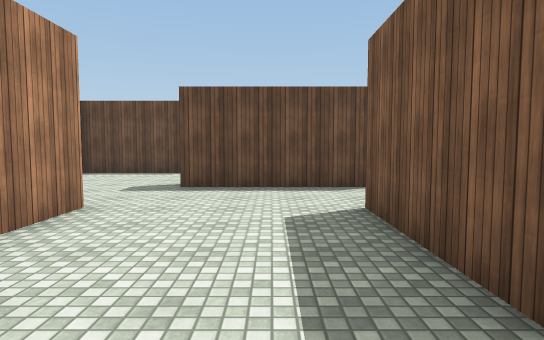
[1] (above)

23 first-person views from a walk through a 3-D level made in the Unity game engine. The camera is 1.4 m above the floor, tilts 4° down and sees 75° across. The floor is counted in squares, 2 m on a side. Each view is taken from the middle of a square. On the plan, view 1 faces up. The plan holds only what a view shows up to about 11 squares ahead; the rest is blank. Some animated figures are not drawn. Surface patterns are stand-ins for the level's own textures.

[2]
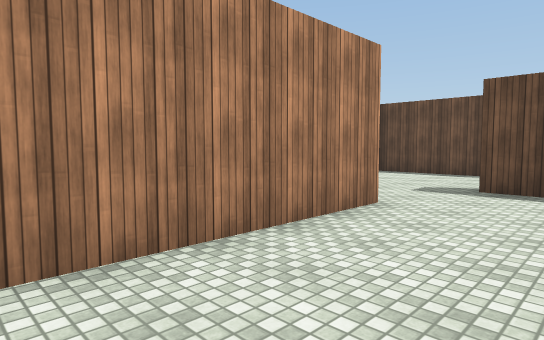

[3]
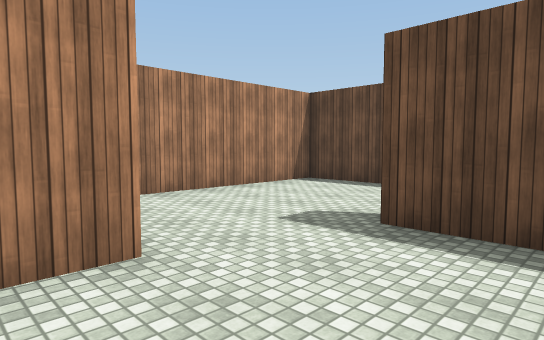

[4]
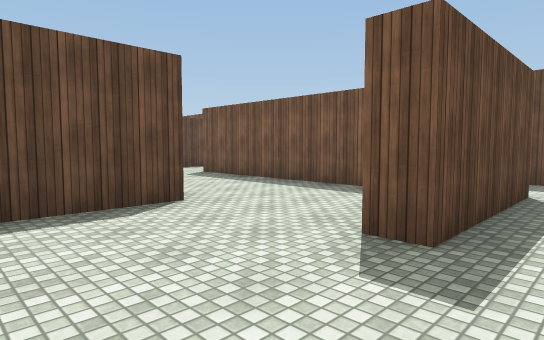

[5]
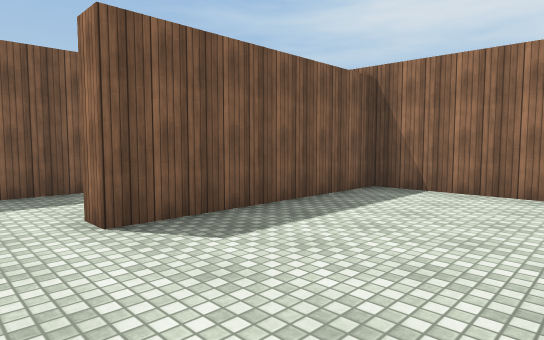

[6]
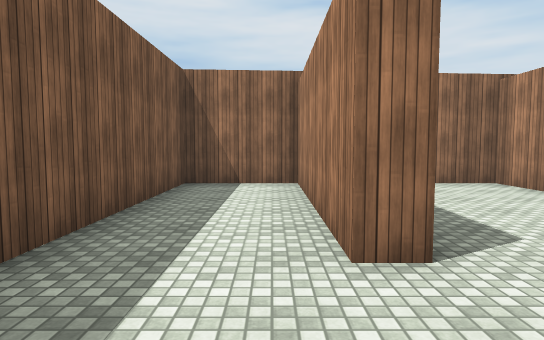

[7]
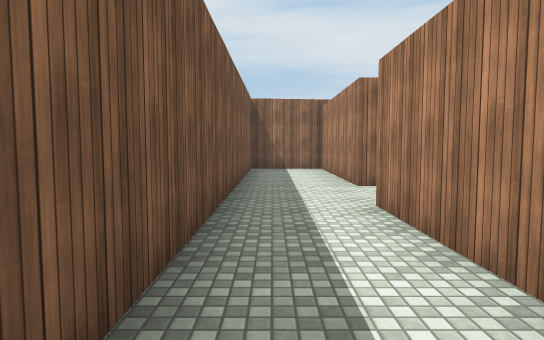

[8]
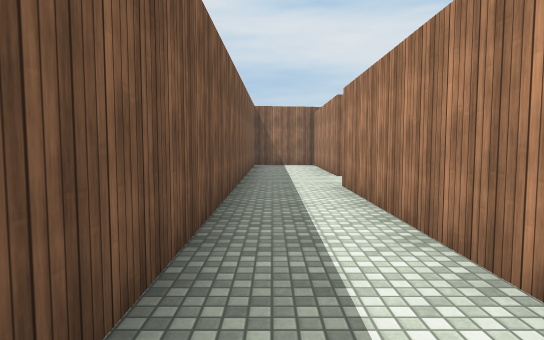

[9]
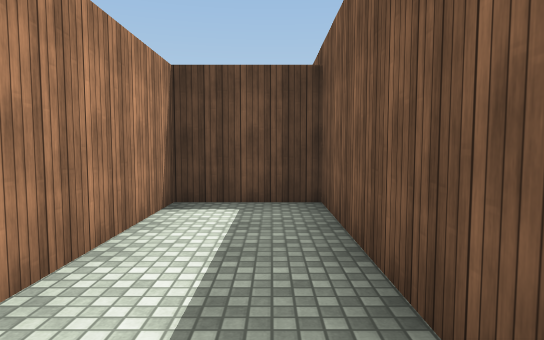

[10]
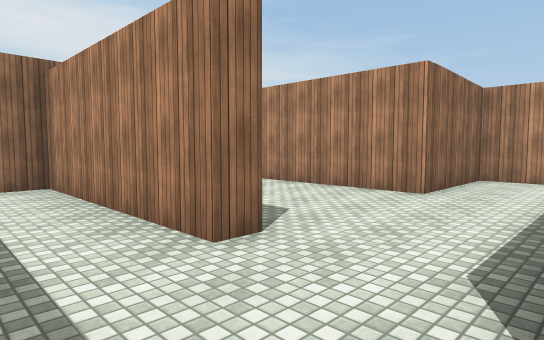

[11]
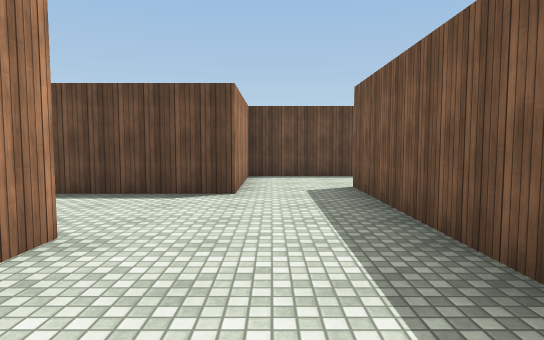

[12]
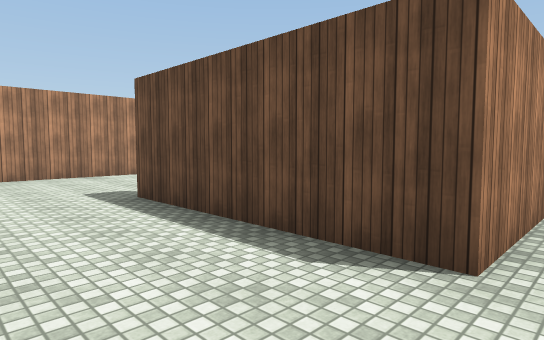

[13]
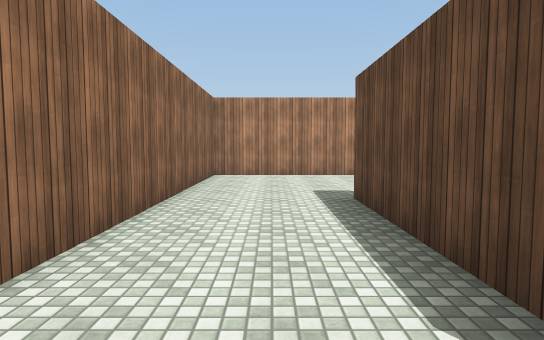

[14]
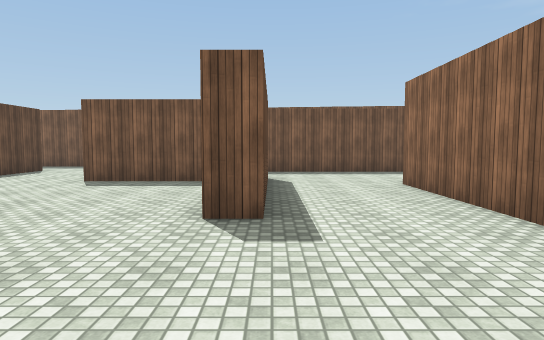

[15]
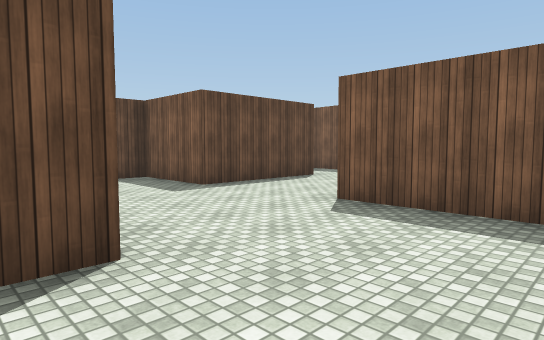

[16]
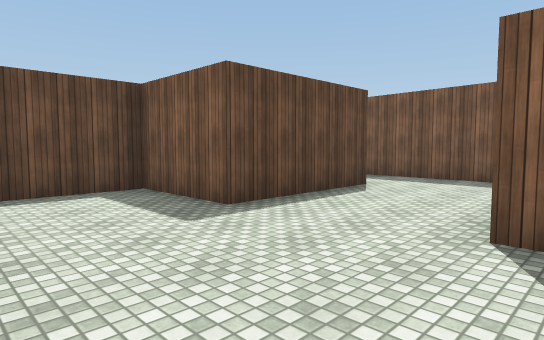

[17]
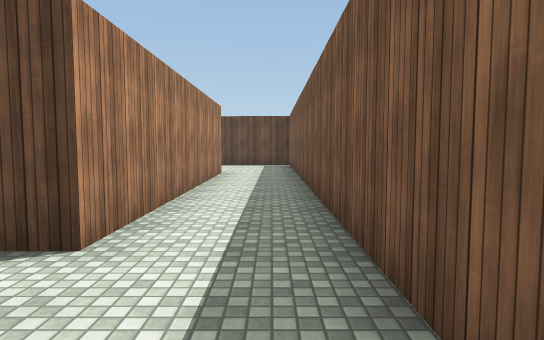

[18]
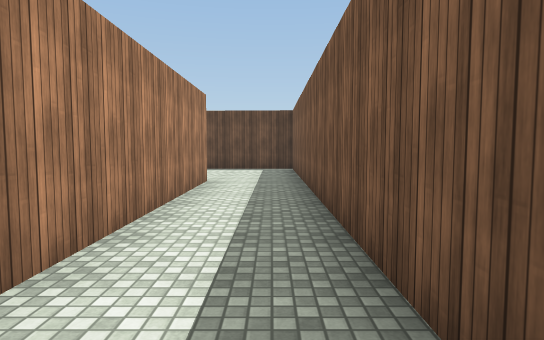

[19]
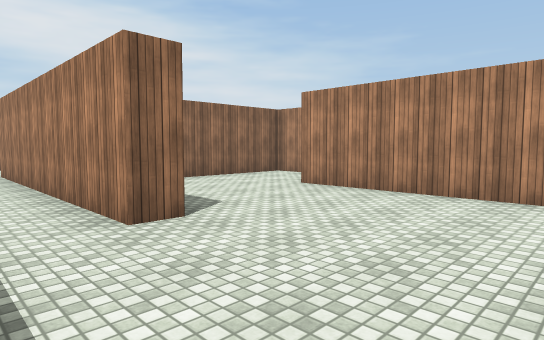

[20]
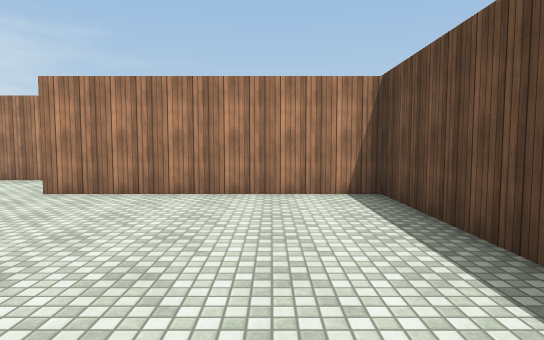

[21]
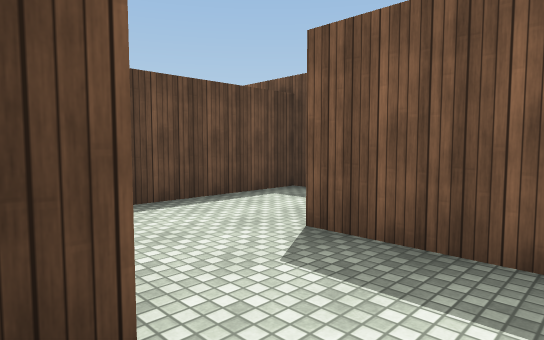

[22]
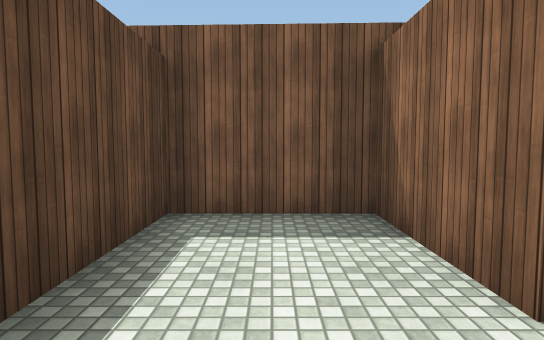

[23]
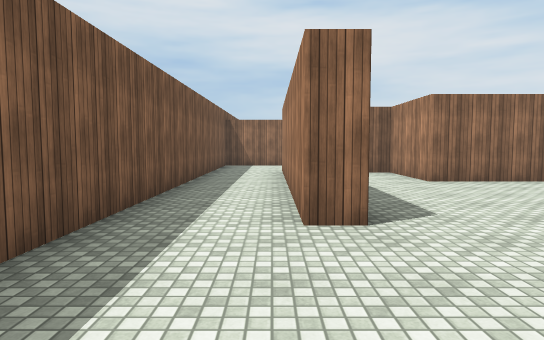

### Floor plan
Points are (right, up) in squares from view 1. A wall is a line through its corners. A room is listed if a view was taken in it or the views show most of it. See-through windows are left out.
Room 1 (views 1, 2, 3, 4, 5, 11)
walls: (1.8, 5.9) (-1.4, 5.9) (-1.4, 6.5); (-1.6, 9) (-4.8, 9) (-4.8, 3.9) (-2.1, 3.9) (-2.1, -0.5) (1, -0.5) (1, 3.9) (1.5, 3.9)
ways out: opening at (1, 4.5) to room 2; opening at (-0.5, 9) to room 3
Room 2 (views 6, 7, 8, 9, 10)
walls: (1.5, 3.9) (1.5, -0.5) (3.6, -0.5) (3.6, 12.3) (1.8, 12.3) (1.8, 5.9)
ways out: opening at (1, 4.5) to room 1
Room 3 (views 12, 13, 14, 15, 21)
walls: (-0.5, 13.6) (-0.5, 12.1) (-4.7, 12.1) (-4.7, 12.7); (-8.4, 13.8) (-8.4, 9.6) (-1.6, 9.6) (-1.6, 9); (1.4, 8.1) (1.4, 12.9)
ways out: opening at (-0.5, 9) to room 1; opening at (-4.5, 13.5) to room 4; opening at (0, 12.5) to room 6
Room 4 (views 16, 17, 18)
walls: (3.6, 16.7) (3.6, 24.4); (-1.1, 13.2) (-1.1, 15.7); (-4.1, 15.1) (-4.7, 15.1); (1.8, 24.9) (1.8, 18.3) (-1.4, 18.3) (-1.4, 20.5) (-3.4, 20.5)
ways out: opening at (-4.5, 13.5) to room 3; opening at (2.5, 24) to room 5; opening at (-4, 19.5)
Room 5 (views 19, 20, 23)
walls: (1.1, 24.9) (1.8, 24.9); (3.6, 24.4) (3.6, 28.6) (-2.1, 28.6) (-2.1, 24.6)
ways out: opening at (2.5, 24) to room 4; opening at (-0.5, 24) to room 7
Room 6 (view 22)
walls: (1.4, 12.9) (3.6, 12.9) (3.6, 15.1) (-0.5, 15.1) (-0.5, 13.6)
ways out: opening at (0, 12.5) to room 3
Room 7 (no view inside)
walls: (-2.1, 24.6) (-2.1, 23.6); (-4.1, 22.5) (-4.1, 21.2) (-1, 21.2) (-1, 18.9)
ways out: opening at (-0.5, 24) to room 5

Positions as (right, up) in squares from view 1, and headings:
1: (0, 0), facing up
2: (0, 0), facing up-left
3: (0, 3), facing up-left
4: (-4, 5), facing up-right
5: (-2, 5), facing down-right
6: (2, 6), facing down
7: (3, 10), facing down
8: (3, 12), facing down
9: (3, 8), facing up
10: (3, 6), facing down-left
11: (0, 7), facing up
12: (0, 10), facing up-left
13: (0, 11), facing left
14: (-8, 12), facing right
15: (-5, 13), facing up-right
16: (-4, 15), facing up-right
17: (3, 16), facing up
18: (3, 18), facing up
19: (3, 28), facing down-left
20: (3, 27), facing left
21: (-1, 11), facing up-right
22: (0, 14), facing right
23: (2, 28), facing down
